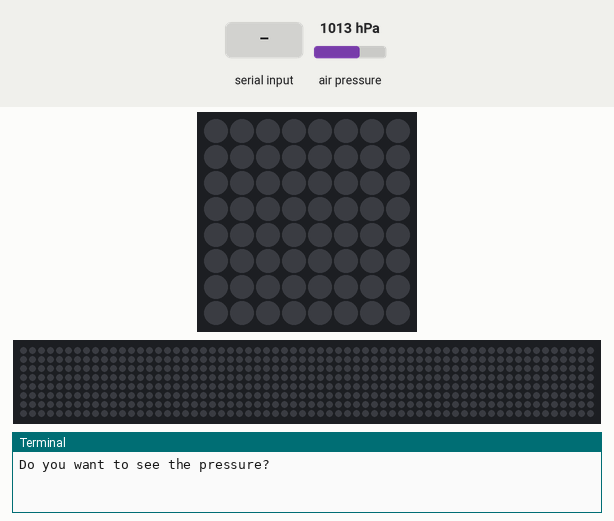
Recording of a program running on a simulated Raspberry Pi (BCM pin numbers) with a Sense HAT. Parts: the Sense HAT's 8×8 RGB LED matrix, a strip that is not on the board, showing the scrolling text unrolled, the last lines printed to the terminal. The inputs (shaded band) are chosen by the test bench; at power-on: air pressure 1013 hPa. Dim RGB values are drawn brighter than linear; the 64×8 strip is a reading aid, not a part: it shows the text the matrix is scrolling, unrolled, one strip-width of it at a time. At 10.7 s the program stops and its outputs stay as they are.

Above: at 1.2 s.
1.3 s: "y" typed at the terminal, then Enter
At 1.31 s:
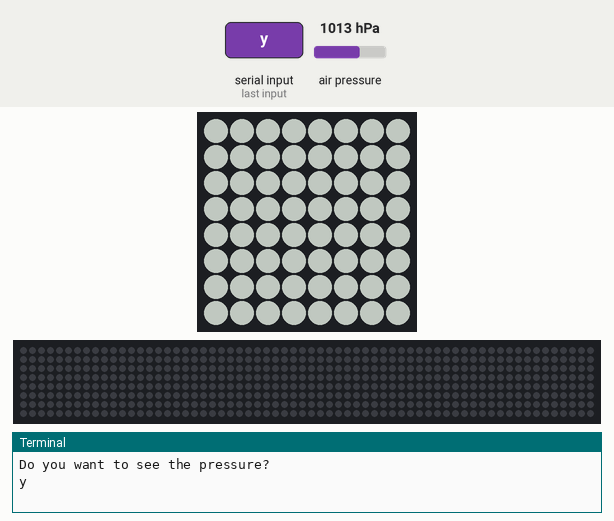
At 1.66 s:
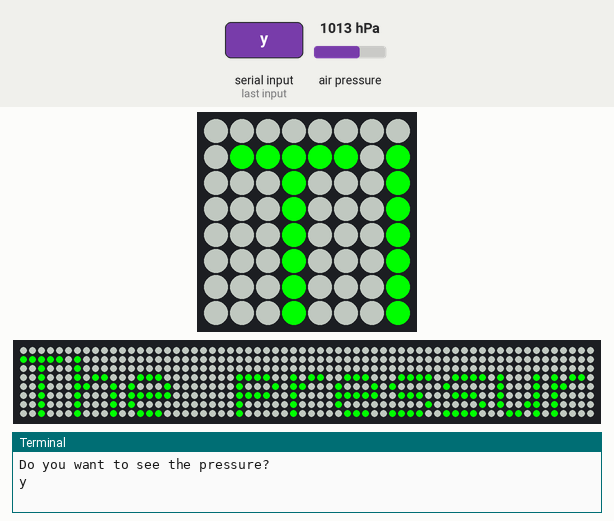

The program:

conditionals_one.py
```python
#conditionals_one.py
from sense_hat import SenseHat

def main():
    sense = SenseHat()
    answer = input("Do you want to see the pressure? ")
    if answer == "y":
        pressure = sense.get_pressure()
        sense.show_message("The pressure is {0:5.2f} millibars".
                           format(pressure),scroll_speed=0.05,
                           back_colour=[100,100,100],text_colour=
                           [0,255,0])
        sense.clear()

    print("outside of if statement")

main()
```

Measured:
- after the input at 1.3 s, the LEDs: change at once (image 1)
